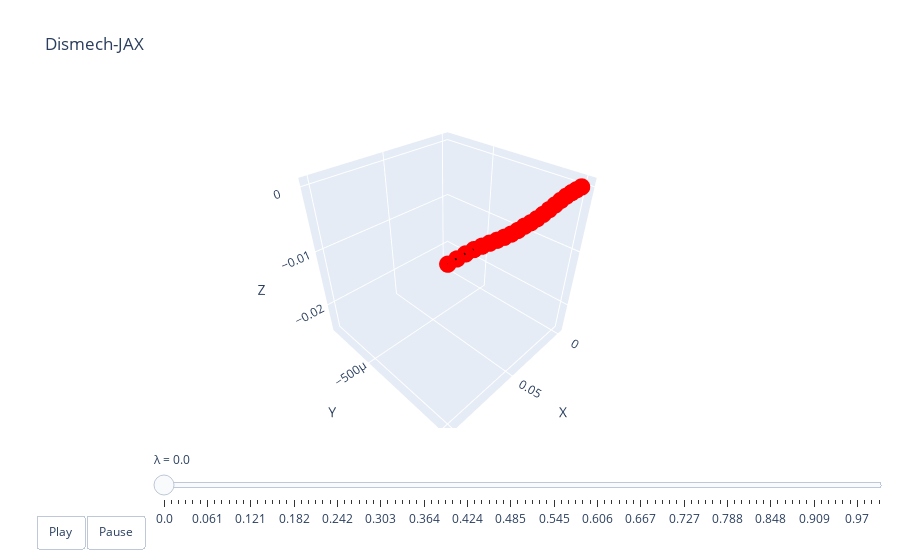

Write notebook code for a chart like this one.
### Code cell
key = jax.random.PRNGKey(0)
Theta0 = jax.random.uniform(key, [5])
lambdas = jnp.linspace(0, 1.0, 100)
xf_theta0 = sim.solve(lambdas, xf0, Theta0, aux, state, nsteps=10)
qs = jax.vmap(get_q, (0, 0, None))(xf_theta0, xb_stars, aux)
dismech.animate(lambdas, qs, top)

### Figure 1 — Plotly figure (JSON) as saved in the notebook; plotly's stock layout.template omitted (floating-point values rounded to 4 significant figures)
{"data": [{"line": {"color": "black", "width": 4}, "marker": {"color": "red", "size": 6}, "mode": "lines+markers", "name": "edges", "type": "scatter3d", "x": [0, 0.005, null, 0.005, 0.01, null, 0.01, 0.015, null, 0.015, 0.02, null, 0.02, 0.025, null, 0.025, 0.03, null, 0.03, 0.035, null, 0.035, 0.04, null, 0.04, 0.045, null, 0.045, 0.05, null, 0.05, 0.055, null, 0.055, 0.06, null, 0.06, 0.065, null, 0.065, 0.07, null, 0.07, 0.075, null, 0.075, 0.08, null, 0.08, 0.085, null, 0.085, 0.09, null, 0.09, 0.095, null, 0.095, 0.1, null], "y": [0, 0, null, 0, 0, null, 0, 0, null, 0, 0, null, 0, 0, null, 0, 0, null, 0, 0, null, 0, 0, null, 0, 0, null, 0, 0, null, 0, 0, null, 0, 0, null, 0, 0, null, 0, 0, null, 0, 0, null, 0, 0, null, 0, 0, null, 0, 0, null, 0, 0, null, 0, 0, null], "z": [0, 0, null, 0, 0, null, 0, -6.421e-05, null, -6.421e-05, -0.0002174, null, -0.0002174, -0.0003983, null, -0.0003983, -0.0005806, null, -0.0005806, -0.0007458, null, -0.0007458, -0.0008648, null, -0.0008648, -0.0009076, null, -0.0009076, -0.0008583, null, -0.0008583, -0.0009076, null, -0.0009076, -0.0008648, null, -0.0008648, -0.0007458, null, -0.0007458, -0.0005806, null, -0.0005806, -0.0003983, null, -0.0003983, -0.0002174, null, -0.0002174, -6.421e-05, null, -6.421e-05, 0, null, 0, 0, null, 0, 0, null]}], "layout": {"scene": {"xaxis": {"range": [-0.005, 0.105], "title": {"text": "X"}}, "yaxis": {"range": [-0.0008159, 3.885e-05], "title": {"text": "Y"}}, "zaxis": {"range": [-0.02548, 0.001213], "title": {"text": "Z"}}}, "sliders": [{"currentvalue": {"prefix": "λ = "}, "steps": [{"args": [["0.0"], {"frame": {"duration": 50, "redraw": true}, "mode": "immediate"}], "label": "0.0", "method": "animate"}, {"args": [["0.01"], {"frame": {"duration": 50, "redraw": true}, "mode": "immediate"}], "label": "0.01", "method": "animate"}, {"args": [["0.02"], {"frame": {"duration": 50, "redraw": true}, "mode": "immediate"}], "label": "0.02", "method": "animate"}, {"args": [["0.03"], {"frame": {"duration": 50, "redraw": true}, "mode": "immediate"}], "label": "0.03", "method": "animate"}, {"args": [["0.04"], {"frame": {"duration": 50, "redraw": true}, "mode": "immediate"}], "label": "0.04", "method": "animate"}, {"args": [["0.051"], {"frame": {"duration": 50, "redraw": true}, "mode": "immediate"}], "label": "0.051", "method": "animate"}, {"args": [["0.061"], {"frame": {"duration": 50, "redraw": true}, "mode": "immediate"}], "label": "0.061", "method": "animate"}, {"args": [["0.071"], {"frame": {"duration": 50, "redraw": true}, "mode": "immediate"}], "label": "0.071", "method": "animate"}, {"args": [["0.081"], {"frame": {"duration": 50, "redraw": true}, "mode": "immediate"}], "label": "0.081", "method": "animate"}, {"args": [["0.091"], {"frame": {"duration": 50, "redraw": true}, "mode": "immediate"}], "label": "0.091", "method": "animate"}, {"args": [["0.101"], {"frame": {"duration": 50, "redraw": true}, "mode": "immediate"}], "label": "0.101", "method": "animate"}, {"args": [["0.111"], {"frame": {"duration": 50, "redraw": true}, "mode": "immediate"}], "label": "0.111", "method": "animate"}, {"args": [["0.121"], {"frame": {"duration": 50, "redraw": true}, "mode": "immediate"}], "label": "0.121", "method": "animate"}, {"args": [["0.131"], {"frame": {"duration": 50, "redraw": true}, "mode": "immediate"}], "label": "0.131", "method": "animate"}, {"args": [["0.141"], {"frame": {"duration": 50, "redraw": true}, "mode": "immediate"}], "label": "0.141", "method": "animate"}, {"args": [["0.152"], {"frame": {"duration": 50, "redraw": true}, "mode": "immediate"}], "label": "0.152", "method": "animate"}, {"args": [["0.162"], {"frame": {"duration": 50, "redraw": true}, "mode": "immediate"}], "label": "0.162", "method": "animate"}, {"args": [["0.172"], {"frame": {"duration": 50, "redraw": true}, "mode": "immediate"}], "label": "0.172", "method": "animate"}, {"args": [["0.182"], {"frame": {"duration": 50, "redraw": true}, "mode": "immediate"}], "label": "0.182", "method": "animate"}, {"args": [["0.192"], {"frame": {"duration": 50, "redraw": true}, "mode": "immediate"}], "label": "0.192", "method": "animate"}, {"args": [["0.202"], {"frame": {"duration": 50, "redraw": true}, "mode": "immediate"}], "label": "0.202", "method": "animate"}, {"args": [["0.212"], {"frame": {"duration": 50, "redraw": true}, "mode": "immediate"}], "label": "0.212", "method": "animate"}, {"args": [["0.222"], {"frame": {"duration": 50, "redraw": true}, "mode": "immediate"}], "label": "0.222", "method": "animate"}, {"args": [["0.232"], {"frame": {"duration": 50, "redraw": true}, "mode": "immediate"}], "label": "0.232", "method": "animate"}, {"args": [["0.242"], {"frame": {"duration": 50, "redraw": true}, "mode": "immediate"}], "label": "0.242", "method": "animate"}, {"args": [["0.253"], {"frame": {"duration": 50, "redraw": true}, "mode": "immediate"}], "label": "0.253", "method": "animate"}, {"args": [["0.263"], {"frame": {"duration": 50, "redraw": true}, "mode": "immediate"}], "label": "0.263", "method": "animate"}, {"args": [["0.273"], {"frame": {"duration": 50, "redraw": true}, "mode": "immediate"}], "label": "0.273", "method": "animate"}, {"args": [["0.283"], {"frame": {"duration": 50, "redraw": true}, "mode": "immediate"}], "label": "0.283", "method": "animate"}, {"args": [["0.293"], {"frame": {"duration": 50, "redraw": true}, "mode": "immediate"}], "label": "0.293", "method": "animate"}, {"args": [["0.303"], {"frame": {"duration": 50, "redraw": true}, "mode": "immediate"}], "label": "0.303", "method": "animate"}, {"args": [["0.313"], {"frame": {"duration": 50, "redraw": true}, "mode": "immediate"}], "label": "0.313", "method": "animate"}, {"args": [["0.323"], {"frame": {"duration": 50, "redraw": true}, "mode": "immediate"}], "label": "0.323", "method": "animate"}, {"args": [["0.333"], {"frame": {"duration": 50, "redraw": true}, "mode": "immediate"}], "label": "0.333", "method": "animate"}, {"args": [["0.343"], {"frame": {"duration": 50, "redraw": true}, "mode": "immediate"}], "label": "0.343", "method": "animate"}, {"args": [["0.354"], {"frame": {"duration": 50, "redraw": true}, "mode": "immediate"}], "label": "0.354", "method": "animate"}, {"args": [["0.364"], {"frame": {"duration": 50, "redraw": true}, "mode": "immediate"}], "label": "0.364", "method": "animate"}, {"args": [["0.374"], {"frame": {"duration": 50, "redraw": true}, "mode": "immediate"}], "label": "0.374", "method": "animate"}, {"args": [["0.384"], {"frame": {"duration": 50, "redraw": true}, "mode": "immediate"}], "label": "0.384", "method": "animate"}, {"args": [["0.394"], {"frame": {"duration": 50, "redraw": true}, "mode": "immediate"}], "label": "0.394", "method": "animate"}, {"args": [["0.404"], {"frame": {"duration": 50, "redraw": true}, "mode": "immediate"}], "label": "0.404", "method": "animate"}, {"args": [["0.414"], {"frame": {"duration": 50, "redraw": true}, "mode": "immediate"}], "label": "0.414", "method": "animate"}, {"args": [["0.424"], {"frame": {"duration": 50, "redraw": true}, "mode": "immediate"}], "label": "0.424", "method": "animate"}, {"args": [["0.434"], {"frame": {"duration": 50, "redraw": true}, "mode": "immediate"}], "label": "0.434", "method": "animate"}, {"args": [["0.444"], {"frame": {"duration": 50, "redraw": true}, "mode": "immediate"}], "label": "0.444", "method": "animate"}, {"args": [["0.455"], {"frame": {"duration": 50, "redraw": true}, "mode": "immediate"}], "label": "0.455", "method": "animate"}, {"args": [["0.465"], {"frame": {"duration": 50, "redraw": true}, "mode": "immediate"}], "label": "0.465", "method": "animate"}, {"args": [["0.475"], {"frame": {"duration": 50, "redraw": true}, "mode": "immediate"}], "label": "0.475", "method": "animate"}, {"args": [["0.485"], {"frame": {"duration": 50, "redraw": true}, "mode": "immediate"}], "label": "0.485", "method": "animate"}, {"args": [["0.495"], {"frame": {"duration": 50, "redraw": true}, "mode": "immediate"}], "label": "0.495", "method": "animate"}, {"args": [["0.505"], {"frame": {"duration": 50, "redraw": true}, "mode": "immediate"}], "label": "0.505", "method": "animate"}, {"args": [["0.515"], {"frame": {"duration": 50, "redraw": true}, "mode": "immediate"}], "label": "0.515", "method": "animate"}, {"args": [["0.525"], {"frame": {"duration": 50, "redraw": true}, "mode": "immediate"}], "label": "0.525", "method": "animate"}, {"args": [["0.535"], {"frame": {"duration": 50, "redraw": true}, "mode": "immediate"}], "label": "0.535", "method": "animate"}, {"args": [["0.545"], {"frame": {"duration": 50, "redraw": true}, "mode": "immediate"}], "label": "0.545", "method": "animate"}, {"args": [["0.556"], {"frame": {"duration": 50, "redraw": true}, "mode": "immediate"}], "label": "0.556", "method": "animate"}, {"args": [["0.566"], {"frame": {"duration": 50, "redraw": true}, "mode": "immediate"}], "label": "0.566", "method": "animate"}, {"args": [["0.576"], {"frame": {"duration": 50, "redraw": true}, "mode": "immediate"}], "label": "0.576", "method": "animate"}, {"args": [["0.586"], {"frame": {"duration": 50, "redraw": true}, "mode": "immediate"}], "label": "0.586", "method": "animate"}, {"args": [["0.596"], {"frame": {"duration": 50, "redraw": true}, "mode": "immediate"}], "label": "0.596", "method": "animate"}, {"args": [["0.606"], {"frame": {"duration": 50, "redraw": true}, "mode": "immediate"}], "label": "0.606", "method": "animate"}, {"args": [["0.616"], {"frame": {"duration": 50, "redraw": true}, "mode": "immediate"}], "label": "0.616", "method": "animate"}, {"args": [["0.626"], {"frame": {"duration": 50, "redraw": true}, "mode": "immediate"}], "label": "0.626", "method": "animate"}, {"args": [["0.636"], {"frame": {"duration": 50, "redraw": true}, "mode": "immediate"}], "label": "0.636", "method": "animate"}, {"args": [["0.646"], {"frame": {"duration": 50, "redraw": true}, "mode": "immediate"}], "label": "0.646", "method": "animate"}, {"args": [["0.657"], {"frame": {"duration": 50, "redraw": true}, "mode": "immediate"}], "label": "0.657", "method": "animate"}, {"args": [["0.667"], {"frame": {"duration": 50, "redraw": true}, "mode": "immediate"}], "label": "0.667", "method": "animate"}, {"args": [["0.677"], {"frame": {"duration": 50, "redraw": true}, "mode": "immediate"}], "label": "0.677", "method": "animate"}, {"args": [["0.687"], {"frame": {"duration": 50, "redraw": true}, "mode": "immediate"}], "label": "0.687", "method": "animate"}, {"args": [["0.697"], {"frame": {"duration": 50, "redraw": true}, "mode": "immediate"}], "label": "0.697", "method": "animate"}, {"args": [["0.707"], {"frame": {"duration": 50, "redraw": true}, "mode": "immediate"}], "label": "0.707", "method": "animate"}, {"args": [["0.717"], {"frame": {"duration": 50, "redraw": true}, "mode": "immediate"}], "label": "0.717", "method": "animate"}, {"args": [["0.727"], {"frame": {"duration": 50, "redraw": true}, "mode": "immediate"}], "label": "0.727", "method": "animate"}, {"args": [["0.737"], {"frame": {"duration": 50, "redraw": true}, "mode": "immediate"}], "label": "0.737", "method": "animate"}, {"args": [["0.747"], {"frame": {"duration": 50, "redraw": true}, "mode": "immediate"}], "label": "0.747", "method": "animate"}, {"args": [["0.758"], {"frame": {"duration": 50, "redraw": true}, "mode": "immediate"}], "label": "0.758", "method": "animate"}, {"args": [["0.768"], {"frame": {"duration": 50, "redraw": true}, "mode": "immediate"}], "label": "0.768", "method": "animate"}, {"args": [["0.778"], {"frame": {"duration": 50, "redraw": true}, "mode": "immediate"}], "label": "0.778", "method": "animate"}, {"args": [["0.788"], {"frame": {"duration": 50, "redraw": true}, "mode": "immediate"}], "label": "0.788", "method": "animate"}, {"args": [["0.798"], {"frame": {"duration": 50, "redraw": true}, "mode": "immediate"}], "label": "0.798", "method": "animate"}, {"args": [["0.808"], {"frame": {"duration": 50, "redraw": true}, "mode": "immediate"}], "label": "0.808", "method": "animate"}, {"args": [["0.818"], {"frame": {"duration": 50, "redraw": true}, "mode": "immediate"}], "label": "0.818", "method": "animate"}, {"args": [["0.828"], {"frame": {"duration": 50, "redraw": true}, "mode": "immediate"}], "label": "0.828", "method": "animate"}, {"args": [["0.838"], {"frame": {"duration": 50, "redraw": true}, "mode": "immediate"}], "label": "0.838", "method": "animate"}, {"args": [["0.848"], {"frame": {"duration": 50, "redraw": true}, "mode": "immediate"}], "label": "0.848", "method": "animate"}, {"args": [["0.859"], {"frame": {"duration": 50, "redraw": true}, "mode": "immediate"}], "label": "0.859", "method": "animate"}, {"args": [["0.869"], {"frame": {"duration": 50, "redraw": true}, "mode": "immediate"}], "label": "0.869", "method": "animate"}, {"args": [["0.879"], {"frame": {"duration": 50, "redraw": true}, "mode": "immediate"}], "label": "0.879", "method": "animate"}, {"args": [["0.889"], {"frame": {"duration": 50, "redraw": true}, "mode": "immediate"}], "label": "0.889", "method": "animate"}, {"args": [["0.899"], {"frame": {"duration": 50, "redraw": true}, "mode": "immediate"}], "label": "0.899", "method": "animate"}, {"args": [["0.909"], {"frame": {"duration": 50, "redraw": true}, "mode": "immediate"}], "label": "0.909", "method": "animate"}, {"args": [["0.919"], {"frame": {"duration": 50, "redraw": true}, "mode": "immediate"}], "label": "0.919", "method": "animate"}, {"args": [["0.929"], {"frame": {"duration": 50, "redraw": true}, "mode": "immediate"}], "label": "0.929", "method": "animate"}, {"args": [["0.939"], {"frame": {"duration": 50, "redraw": true}, "mode": "immediate"}], "label": "0.939", "method": "animate"}, {"args": [["0.949"], {"frame": {"duration": 50, "redraw": true}, "mode": "immediate"}], "label": "0.949", "method": "animate"}, {"args": [["0.96"], {"frame": {"duration": 50, "redraw": true}, "mode": "immediate"}], "label": "0.96", "method": "animate"}, {"args": [["0.97"], {"frame": {"duration": 50, "redraw": true}, "mode": "immediate"}], "label": "0.97", "method": "animate"}, {"args": [["0.98"], {"frame": {"duration": 50, "redraw": true}, "mode": "immediate"}], "label": "0.98", "method": "animate"}, {"args": [["0.99"], {"frame": {"duration": 50, "redraw": true}, "mode": "immediate"}], "label": "0.99", "method": "animate"}, {"args": [["1.0"], {"frame": {"duration": 50, "redraw": true}, "mode": "immediate"}], "label": "1.0", "method": "animate"}], "transition": {"duration": 0}, "x": 0.1, "y": 0}], "title": {"text": "Dismech-JAX"}, "updatemenus": [{"buttons": [{"args": [null, {"frame": {"duration": 50, "redraw": true}, "fromcurrent": true}], "label": "Play", "method": "animate"}, {"args": [[null], {"frame": {"duration": 0, "redraw": true}, "mode": "immediate"}], "label": "Pause", "method": "animate"}], "direction": "left", "pad": {"r": 10, "t": 87}, "showactive": false, "type": "buttons", "x": 0.1, "xanchor": "right", "y": 0, "yanchor": "top"}]}}
